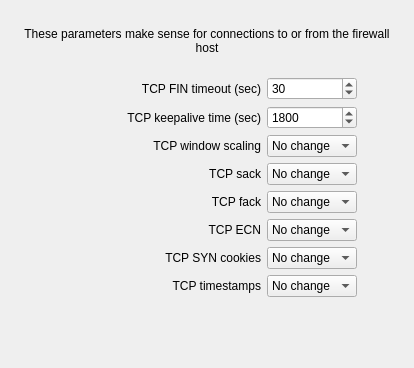
     <widget class="QWidget" name="tab_2">
      <attribute name="icon">
       <iconset resource="MainRes.qrc">
        <normaloff>:/Icons/TCPService/icon-tree</normaloff>:/Icons/TCPService/icon-tree</iconset>
      </attribute>
      <attribute name="title">
       <string>TCP</string>
      </attribute>
      <layout class="QGridLayout">
       <item row="0" column="1">
        <spacer>
         <property name="orientation">
          <enum>Qt::Orientation::Vertical</enum>
         </property>
         <property name="sizeType">
          <enum>QSizePolicy::Policy::Fixed</enum>
         </property>
         <property name="sizeHint" stdset="0">
          <size>
           <width>20</width>
           <height>16</height>
          </size>
         </property>
        </spacer>
       </item>
       <item row="1" column="0" colspan="3">
        <widget class="QLabel" name="network_tab_txt2_2">
         <property name="text">
          <string>These parameters make sense for connections to or from the firewall host</string>
         </property>
         <property name="alignment">
          <set>Qt::AlignmentFlag::AlignCenter</set>
         </property>
         <property name="wordWrap">
          <bool>true</bool>
         </property>
        </widget>
       </item>
       <item row="3" column="0">
        <widget class="QLabel" name="label376_2">
         <property name="text">
          <string>TCP FIN timeout (sec)</string>
         </property>
         <property name="alignment">
          <set>Qt::AlignmentFlag::AlignRight|Qt::AlignmentFlag::AlignTrailing|Qt::AlignmentFlag::AlignVCenter</set>
         </property>
         <property name="wordWrap">
          <bool>false</bool>
         </property>
        </widget>
       </item>
       <item row="3" column="1">
        <widget class="QSpinBox" name="linux24_tcp_fin_timeout">
         <property name="minimum">
          <number>0</number>
         </property>
         <property name="maximum">
          <number>1000</number>
         </property>
         <property name="value">
          <number>30</number>
         </property>
        </widget>
       </item>
       <item row="4" column="0">
        <widget class="QLabel" name="label377_2">
         <property name="text">
          <string>TCP keepalive time (sec)</string>
         </property>
         <property name="alignment">
          <set>Qt::AlignmentFlag::AlignRight|Qt::AlignmentFlag::AlignTrailing|Qt::AlignmentFlag::AlignVCenter</set>
         </property>
         <property name="wordWrap">
          <bool>false</bool>
         </property>
        </widget>
       </item>
       <item row="4" column="1">
        <widget class="QSpinBox" name="linux24_tcp_keepalive_interval">
         <property name="minimum">
          <number>0</number>
         </property>
         <property name="maximum">
          <number>10000</number>
         </property>
         <property name="value">
          <number>1800</number>
         </property>
        </widget>
       </item>
       <item row="5" column="0">
        <widget class="QLabel" name="label378_2">
         <property name="text">
          <string>TCP window scaling</string>
         </property>
         <property name="alignment">
          <set>Qt::AlignmentFlag::AlignRight|Qt::AlignmentFlag::AlignTrailing|Qt::AlignmentFlag::AlignVCenter</set>
         </property>
         <property name="wordWrap">
          <bool>false</bool>
         </property>
        </widget>
       </item>
       <item row="5" column="1">
        <widget class="QComboBox" name="linux24_tcp_window_scaling">
         <item>
          <property name="text">
           <string>No change</string>
          </property>
         </item>
         <item>
          <property name="text">
           <string>On</string>
          </property>
         </item>
         <item>
          <property name="text">
           <string>Off</string>
          </property>
         </item>
        </widget>
       </item>
       <item row="6" column="0">
        <widget class="QLabel" name="label379_2">
         <property name="text">
          <string>TCP sack</string>
         </property>
         <property name="alignment">
          <set>Qt::AlignmentFlag::AlignRight|Qt::AlignmentFlag::AlignTrailing|Qt::AlignmentFlag::AlignVCenter</set>
         </property>
         <property name="wordWrap">
          <bool>false</bool>
         </property>
        </widget>
       </item>
       <item row="6" column="1">
        <widget class="QComboBox" name="linux24_tcp_sack">
         <item>
          <property name="text">
           <string>No change</string>
          </property>
         </item>
         <item>
          <property name="text">
           <string>On</string>
          </property>
         </item>
         <item>
          <property name="text">
           <string>Off</string>
          </property>
         </item>
        </widget>
       </item>
       <item row="7" column="0">
        <widget class="QLabel" name="label384_2">
         <property name="text">
          <string>TCP fack</string>
         </property>
         <property name="alignment">
          <set>Qt::AlignmentFlag::AlignRight|Qt::AlignmentFlag::AlignTrailing|Qt::AlignmentFlag::AlignVCenter</set>
         </property>
         <property name="wordWrap">
          <bool>false</bool>
         </property>
        </widget>
       </item>
       <item row="7" column="1">
        <widget class="QComboBox" name="linux24_tcp_fack">
         <item>
          <property name="text">
           <string>No change</string>
          </property>
         </item>
         <item>
          <property name="text">
           <string>On</string>
          </property>
         </item>
         <item>
          <property name="text">
           <string>Off</string>
          </property>
         </item>
        </widget>
       </item>
       <item row="7" column="2">
        <spacer>
         <property name="orientation">
          <enum>Qt::Orientation::Horizontal</enum>
         </property>
         <property name="sizeType">
          <enum>QSizePolicy::Policy::Expanding</enum>
         </property>
         <property name="sizeHint" stdset="0">
          <size>
           <width>40</width>
           <height>20</height>
          </size>
         </property>
        </spacer>
       </item>
       <item row="8" column="0">
        <widget class="QLabel" name="label383_2">
         <property name="text">
          <string>TCP ECN</string>
         </property>
         <property name="alignment">
          <set>Qt::AlignmentFlag::AlignRight|Qt::AlignmentFlag::AlignTrailing|Qt::AlignmentFlag::AlignVCenter</set>
         </property>
         <property name="wordWrap">
          <bool>false</bool>
         </property>
        </widget>
       </item>
       <item row="8" column="1">
        <widget class="QComboBox" name="linux24_tcp_ecn">
         <item>
          <property name="text">
           <string>No change</string>
          </property>
         </item>
         <item>
          <property name="text">
           <string>On</string>
          </property>
         </item>
         <item>
          <property name="text">
           <string>Off</string>
          </property>
         </item>
        </widget>
       </item>
       <item row="9" column="0">
        <widget class="QLabel" name="label372_2">
         <property name="text">
          <string>TCP SYN cookies</string>
         </property>
         <property name="alignment">
          <set>Qt::AlignmentFlag::AlignRight|Qt::AlignmentFlag::AlignTrailing|Qt::AlignmentFlag::AlignVCenter</set>
         </property>
         <property name="wordWrap">
          <bool>false</bool>
         </property>
        </widget>
       </item>
       <item row="9" column="1">
        <widget class="QComboBox" name="linux24_tcp_syncookies">
         <item>
          <property name="text">
           <string>No change</string>
          </property>
         </item>
         <item>
          <property name="text">
           <string>On</string>
          </property>
         </item>
         <item>
          <property name="text">
           <string>Off</string>
          </property>
         </item>
        </widget>
       </item>
       <item row="10" column="0">
        <widget class="QLabel" name="label385_2">
         <property name="text">
          <string>TCP timestamps</string>
         </property>
         <property name="alignment">
          <set>Qt::AlignmentFlag::AlignRight|Qt::AlignmentFlag::AlignTrailing|Qt::AlignmentFlag::AlignVCenter</set>
         </property>
         <property name="wordWrap">
          <bool>false</bool>
         </property>
        </widget>
       </item>
       <item row="10" column="1">
        <widget class="QComboBox" name="linux24_tcp_timestamps">
         <item>
          <property name="text">
           <string>No change</string>
          </property>
         </item>
         <item>
          <property name="text">
           <string>On</string>
          </property>
         </item>
         <item>
          <property name="text">
           <string>Off</string>
          </property>
         </item>
        </widget>
       </item>
       <item row="12" column="1">
        <spacer>
         <property name="orientation">
          <enum>Qt::Orientation::Vertical</enum>
         </property>
         <property name="sizeHint" stdset="0">
          <size>
           <width>20</width>
           <height>40</height>
          </size>
         </property>
        </spacer>
       </item>
       <item row="2" column="1">
        <spacer>
         <property name="orientation">
          <enum>Qt::Orientation::Vertical</enum>
         </property>
         <property name="sizeType">
          <enum>QSizePolicy::Policy::Fixed</enum>
         </property>
         <property name="sizeHint" stdset="0">
          <size>
           <width>20</width>
           <height>16</height>
          </size>
         </property>
        </spacer>
       </item>
       <item row="11" column="0">
        <spacer>
         <property name="orientation">
          <enum>Qt::Orientation::Horizontal</enum>
         </property>
         <property name="sizeType">
          <enum>QSizePolicy::Policy::Expanding</enum>
         </property>
         <property name="sizeHint" stdset="0">
          <size>
           <width>250</width>
           <height>20</height>
          </size>
         </property>
        </spacer>
       </item>
      </layout>
     </widget>
